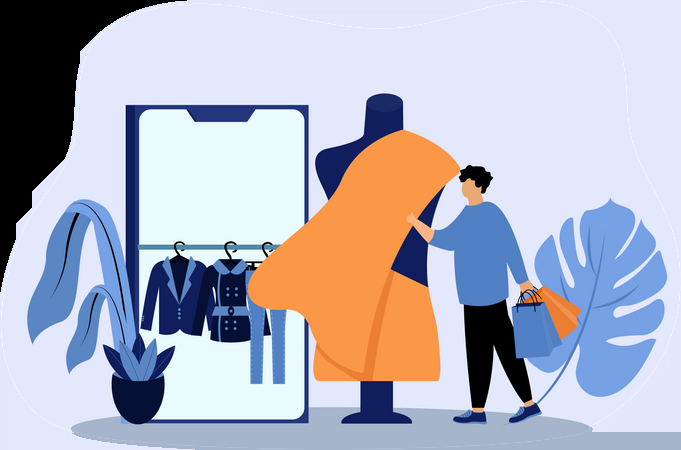
#> input picture assets/images/j1.webp, 681 x 450 px
$ python -i vision_service.py   (imports and definitions only)   (older library calls are emulated)
#> lines starting #> are read from the running program, lines starting #| are printed output that depends on the picture; after the words box and inside, x2 and y2 are one past the last pixel; in counts of white or black regions, pixels touching at a corner belong together
#> further down, picture is the input picture: shape (450, 681, 3); mean B, G, R 195.3, 180.2, 178.8
import cv2
import numpy as np
from PIL import Image
import base64
import io
from pathlib import Path
from sklearn.cluster import KMeans
from google import genai
from google.genai import types

# ── Google Gemini API ─────────────────────────────────────────────────────────
GEMINI_API_KEY  = "AIzaSyDqmuzZOLEzRU_F_JBxl-DFl6iG_LW58jQ"
_gemini_client  = genai.Client(api_key=GEMINI_API_KEY)

# ── Catégories acceptées ──────────────────────────────────────────────────────
CATEGORIES_VALIDES = [
    "Robes", "Jupes", "Pantalons", "Chemises",
    "T-shirts", "Pulls", "Vestes", "Chaussures", "Accessoires"
]

# ── Catégories modèle local (fallback) ───────────────────────────────────────
CATEGORIES_V2 = [
    "T-shirts", "Pantalons", "Pulls", "Robes", "Vestes",
    "Chaussures", "Chemises", "Accessoires", "Jupes",
]
CATEGORIES_V1 = [
    "T-shirts", "Pantalons", "Pulls", "Robes", "Vestes",
    "Chaussures", "Chemises", "Chaussures", "Accessoires", "Chaussures",
]

IMG_SIZE_V2          = 96
IMG_SIZE_V1          = 64
CONFIDENCE_THRESHOLD = 0.50

# ── Couleurs ──────────────────────────────────────────────────────────────────
COULEURS = {
    "Noir":         [20, 20, 20],
    "Blanc":        [245, 245, 245],
    "Gris":         [128, 128, 128],
    "Gris clair":   [190, 190, 190],
    "Rouge":        [200, 40, 40],
    "Bordeaux":     [130, 20, 40],
    "Bleu":         [50, 100, 200],
    "Bleu marine":  [20, 40, 100],
    "Vert":         [50, 160, 80],
    "Kaki":         [100, 110, 60],
    "Jaune":        [230, 200, 50],
    "Orange":       [230, 120, 40],
    "Rose":         [230, 120, 160],
    "Violet":       [120, 60, 160],
    "Marron":       [101, 55, 20],
    "Marron foncé": [60, 30, 10],
    "Camel":        [180, 130, 70],
    "Beige":        [210, 180, 140],
    "Crème":        [240, 230, 200],
}

_model_local = None
_is_v2       = False


# [42 lines left out: functions _get_local_model, decode_image, not called in this run]


def segment_foreground(image: np.ndarray) -> np.ndarray:
    rgb = cv2.cvtColor(image, cv2.COLOR_BGR2RGB).astype(np.int32)
    white_mask = (rgb[:,:,0]>200) & (rgb[:,:,1]>200) & (rgb[:,:,2]>200)
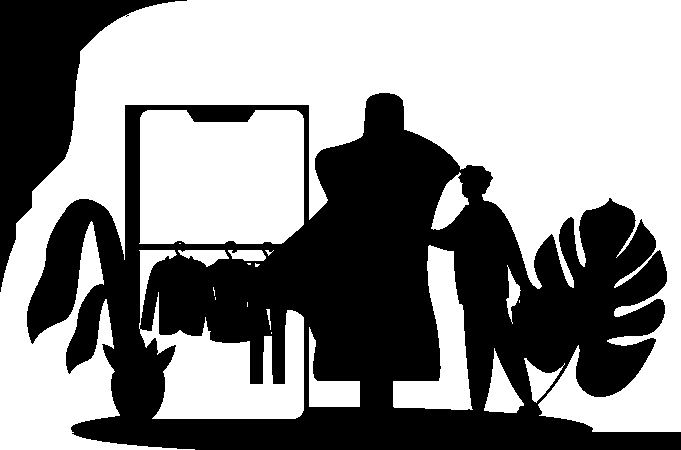
#> white_mask: shape (450, 681) bool; 56.1% white; 2 black regions, box (x1, y1, x2, y2) and area: (27, 93, 681, 450) 117695, (0, 0, 187, 292) 16965
    gray_mask  = (
        (np.abs(rgb[:,:,0].astype(int)-rgb[:,:,1].astype(int)) < 15) &
        (np.abs(rgb[:,:,1].astype(int)-rgb[:,:,2].astype(int)) < 15) &
        (rgb[:,:,0] > 170)
    )
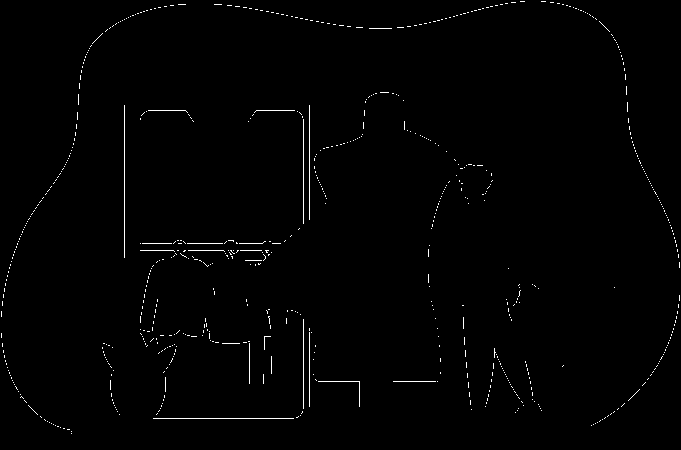
#> gray_mask: shape (450, 681) bool; 0.91% white in thin lines or dots
    bg_mask = (white_mask | gray_mask).astype(np.uint8)
#> bg_mask: shape (450, 681); values 0 (black) and 1 (white), 56.1% white; 2 black regions, box (x1, y1, x2, y2) and area: (27, 93, 681, 450) 117676, (0, 0, 187, 292) 16965
    fg_mask = (1 - bg_mask).astype(np.uint8) * 255
    kernel  = cv2.getStructuringElement(cv2.MORPH_ELLIPSE, (15,15))
    fg_mask = cv2.morphologyEx(fg_mask, cv2.MORPH_CLOSE, kernel)
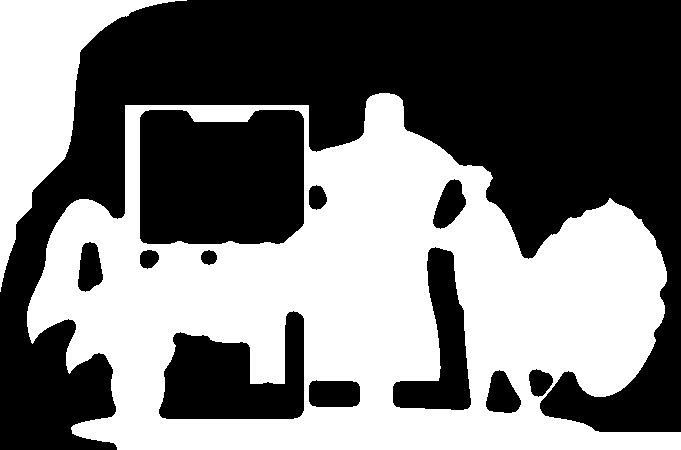
#> fg_mask: shape (450, 681); 46.5% white; 2 white regions, box (x1, y1, x2, y2) and area: (27, 93, 681, 450) 125508, (0, 0, 187, 292) 16975
    fg_mask = cv2.morphologyEx(fg_mask, cv2.MORPH_OPEN,  kernel)
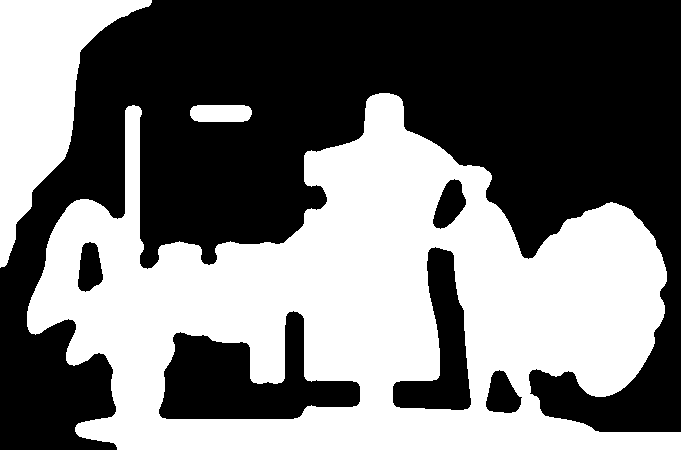
#> fg_mask: shape (450, 681); 45.9% white; 3 white regions
    contours, _ = cv2.findContours(
        fg_mask, cv2.RETR_EXTERNAL, cv2.CHAIN_APPROX_SIMPLE)
#> contours = 3 contours; box (x1, y1, x2, y2) and area: (27, 93, 681, 450) 141483, (0, 0, 152, 268) 16440, (190, 105, 252, 122) 917
    if not contours:
        return image
    largest = max(contours, key=cv2.contourArea)
#> largest = contour of 833 points, box (x1, y1, x2, y2) (27, 93, 681, 450), area 141483
    if cv2.contourArea(largest) < 500:
        return image
    x, y, w, h = cv2.boundingRect(largest)
#> x = 27; y = 93; w = 654; h = 357
    pad = 15
    x1 = max(0, x-pad); y1 = max(0, y-pad)
#> after `x1 = max(0, x - pad)`: x1 = 12
#> after `y1 = max(0, y - pad)`: y1 = 78
    x2 = min(image.shape[1], x+w+pad)
#> x2 = 681
    y2 = min(image.shape[0], y+h+pad)
#> y2 = 450
    crop = image[y1:y2, x1:x2]
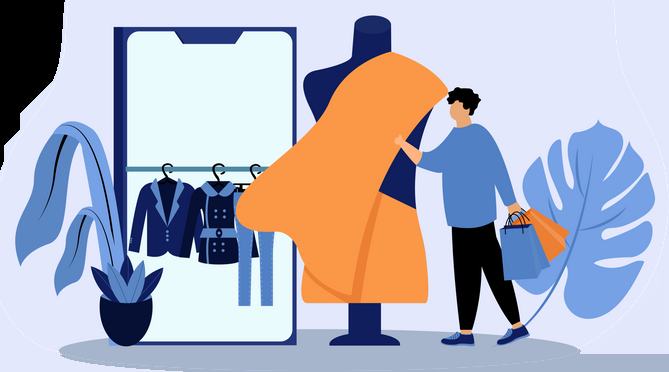
#> crop: shape (372, 669, 3); mean B, G, R 192.5, 177.8, 177
    return crop if crop.size > 0 else image


# [274 lines left out: functions classify_with_gemini, _classify_with_local_model, detect_dominant_color, detect_pattern, _content_width, _detect_two_legs and 2 more, not called in this run]


def _crop_clothing(image: np.ndarray) -> np.ndarray:
    h = image.shape[0]
    return image[int(h*0.18):int(h*0.92),:]


# [104 lines left out: functions detect_season_by_category, detect_style, analyze_clothing_image, not called in this run]

>>> import cv2
>>> picture = cv2.imread('../../../assets/images/j1.webp')
>>> result = segment_foreground(picture)

$ run again, on assets/images/j2.webp
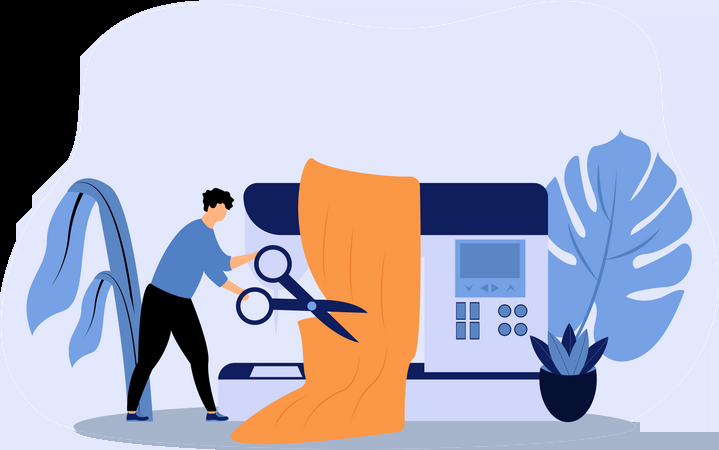
#> input picture assets/images/j2.webp, 719 x 450 px
#> picture is the input picture: shape (450, 719, 3); mean B, G, R 200, 181.1, 180.4
#> in segment_foreground, `white_mask = (rgb[:,:,0]>200) & (rgb[:,:,1]>200) & (rgb[:,:,2]>200)`:
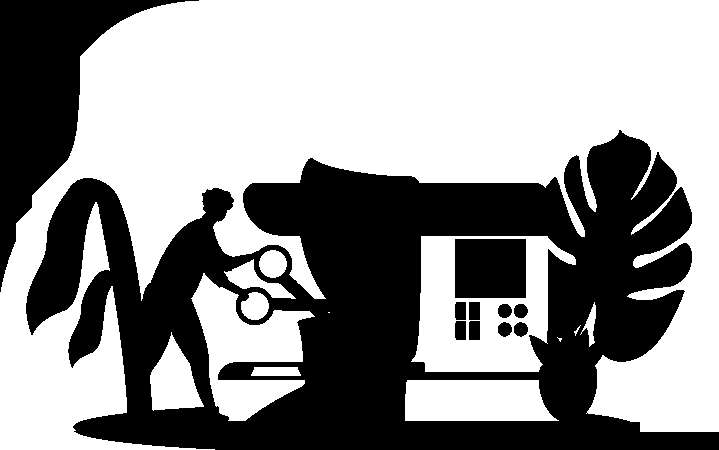
#> white_mask: shape (450, 719) bool; 58.2% white; 11 black regions, largest, box (x1, y1, x2, y2) and area: (26, 130, 719, 450) 111938, (0, 0, 199, 292) 17810, (455, 239, 526, 298) 4189
#> gray_mask: shape (450, 719) bool; 0.39% white in thin lines or dots
#> bg_mask: shape (450, 719); values 0 (black) and 1 (white), 58.2% white; 11 black regions, largest, box (x1, y1, x2, y2) and area: (26, 130, 719, 450) 111876, (0, 0, 199, 292) 17810, (455, 239, 526, 298) 4189
#> contours = 2 contours; box (x1, y1, x2, y2) and area: (26, 134, 719, 450) 137845, (0, 0, 160, 269) 17270
#> largest = contour of 1114 points, box (x1, y1, x2, y2) (26, 134, 719, 450), area 137845
#> x = 26; y = 134; w = 693; h = 316
#> x1 = 11
#> y1 = 119
#> x2 = 719
#> y2 = 450
#> in segment_foreground, `crop = image[y1:y2, x1:x2]`:
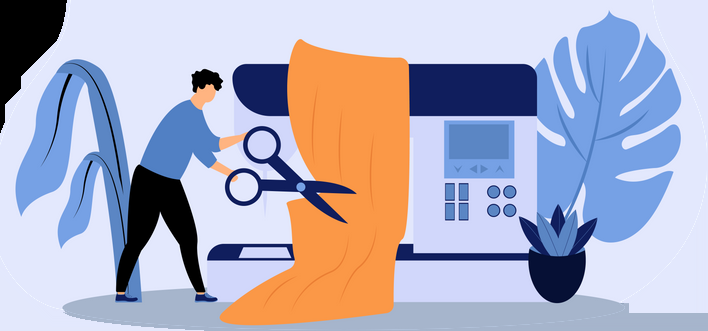
#> crop: shape (331, 708, 3); mean B, G, R 194.1, 174.8, 175.5

$ run again, on assets/images/j3.webp
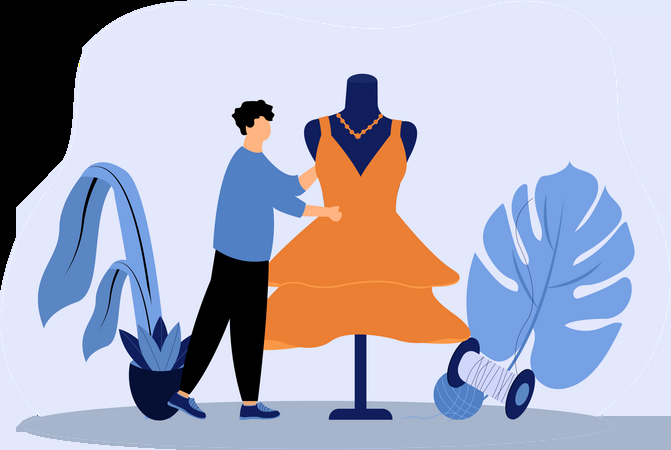
#> input picture assets/images/j3.webp, 671 x 450 px
#> picture is the input picture: shape (450, 671, 3); mean B, G, R 197.1, 178.1, 176.7
#> in segment_foreground, `white_mask = (rgb[:,:,0]>200) & (rgb[:,:,1]>200) & (rgb[:,:,2]>200)`:
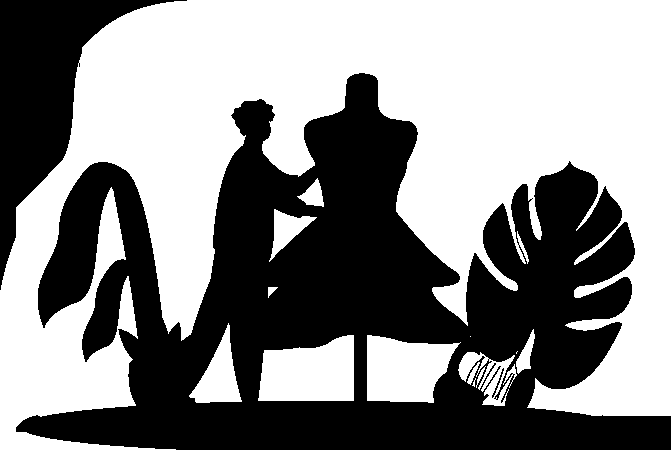
#> white_mask: shape (450, 671) bool; 54.4% white; 3 black regions, box (x1, y1, x2, y2) and area: (16, 73, 671, 450) 121080, (0, 0, 187, 290) 16462, (492, 368, 504, 398) 52
#> gray_mask: shape (450, 671) bool; 0.46% white in thin lines or dots
#> bg_mask: shape (450, 671); values 0 (black) and 1 (white), 54.4% white; 3 black regions, box (x1, y1, x2, y2) and area: (16, 73, 671, 450) 121076, (0, 0, 187, 290) 16462, (492, 368, 504, 398) 52
#> contours = 2 contours; box (x1, y1, x2, y2) and area: (22, 73, 671, 450) 140466, (0, 0, 150, 266) 15941
#> largest = contour of 993 points, box (x1, y1, x2, y2) (22, 73, 671, 450), area 140466
#> x = 22; y = 73; w = 649; h = 377
#> x1 = 7
#> y1 = 58
#> x2 = 671
#> y2 = 450
#> in segment_foreground, `crop = image[y1:y2, x1:x2]`:
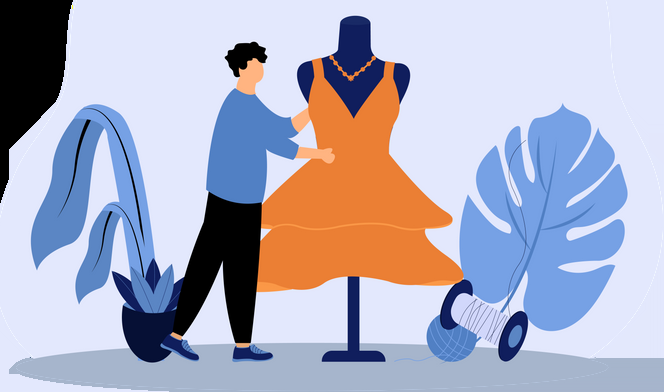
#> crop: shape (392, 664, 3); mean B, G, R 195.8, 176.5, 175.5
